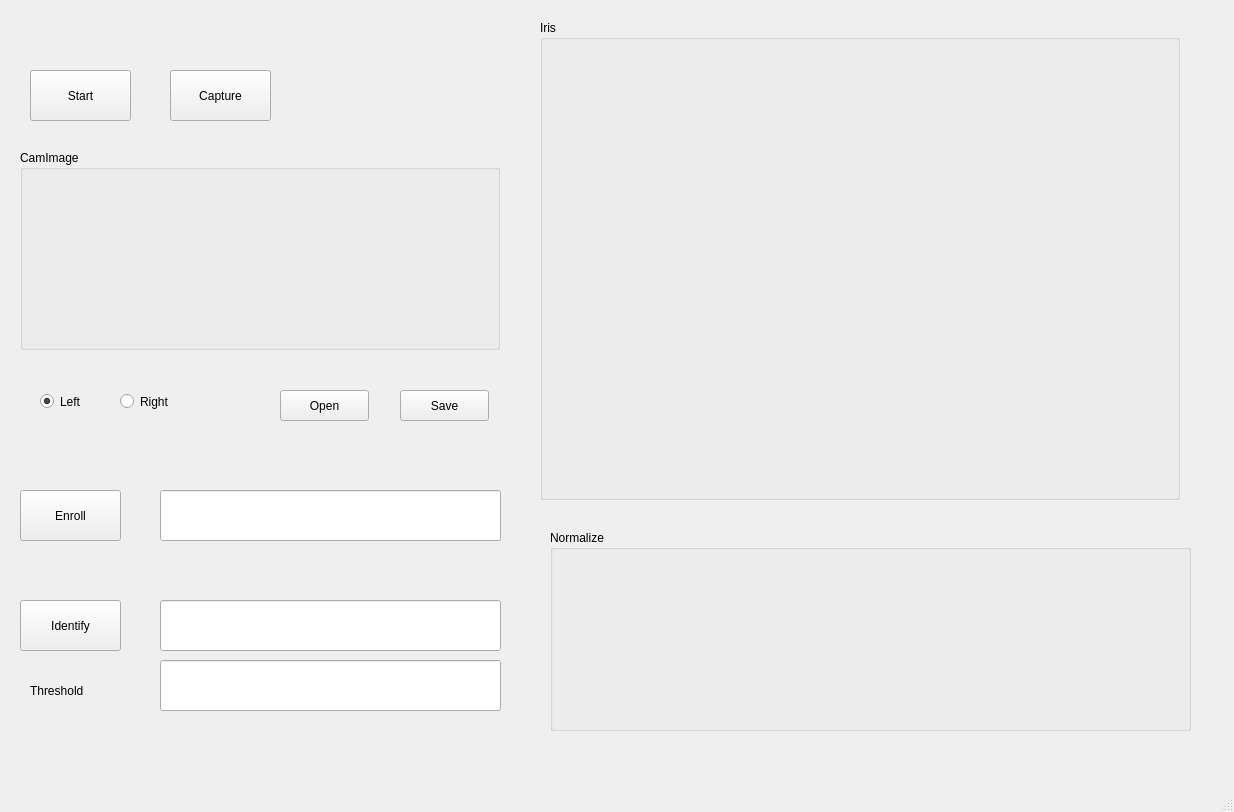
<?xml version="1.0" encoding="UTF-8"?>
<ui version="4.0">
 <class>MainWindow</class>
 <widget class="QMainWindow" name="MainWindow">
  <property name="geometry">
   <rect>
    <x>0</x>
    <y>0</y>
    <width>1234</width>
    <height>812</height>
   </rect>
  </property>
  <property name="windowTitle">
   <string>AlkaidTool</string>
  </property>
  <widget class="QWidget" name="centralwidget">
   <widget class="QPushButton" name="buttonStart">
    <property name="geometry">
     <rect>
      <x>30</x>
      <y>70</y>
      <width>101</width>
      <height>51</height>
     </rect>
    </property>
    <property name="text">
     <string>Start</string>
    </property>
   </widget>
   <widget class="QGroupBox" name="groupBox">
    <property name="geometry">
     <rect>
      <x>540</x>
      <y>20</y>
      <width>640</width>
      <height>480</height>
     </rect>
    </property>
    <property name="title">
     <string>Iris</string>
    </property>
    <widget class="QLabel" name="irisScreen">
     <property name="geometry">
      <rect>
       <x>0</x>
       <y>20</y>
       <width>640</width>
       <height>480</height>
      </rect>
     </property>
     <property name="palette">
      <palette>
       <active>
        <colorrole role="Base">
         <brush brushstyle="SolidPattern">
          <color alpha="255">
           <red>46</red>
           <green>52</green>
           <blue>54</blue>
          </color>
         </brush>
        </colorrole>
        <colorrole role="Window">
         <brush brushstyle="SolidPattern">
          <color alpha="255">
           <red>46</red>
           <green>52</green>
           <blue>54</blue>
          </color>
         </brush>
        </colorrole>
       </active>
       <inactive>
        <colorrole role="Base">
         <brush brushstyle="SolidPattern">
          <color alpha="255">
           <red>46</red>
           <green>52</green>
           <blue>54</blue>
          </color>
         </brush>
        </colorrole>
        <colorrole role="Window">
         <brush brushstyle="SolidPattern">
          <color alpha="255">
           <red>46</red>
           <green>52</green>
           <blue>54</blue>
          </color>
         </brush>
        </colorrole>
       </inactive>
       <disabled>
        <colorrole role="Base">
         <brush brushstyle="SolidPattern">
          <color alpha="255">
           <red>46</red>
           <green>52</green>
           <blue>54</blue>
          </color>
         </brush>
        </colorrole>
        <colorrole role="Window">
         <brush brushstyle="SolidPattern">
          <color alpha="255">
           <red>46</red>
           <green>52</green>
           <blue>54</blue>
          </color>
         </brush>
        </colorrole>
       </disabled>
      </palette>
     </property>
     <property name="text">
      <string/>
     </property>
    </widget>
   </widget>
   <widget class="QGroupBox" name="groupBox_2">
    <property name="geometry">
     <rect>
      <x>550</x>
      <y>530</y>
      <width>641</width>
      <height>201</height>
     </rect>
    </property>
    <property name="title">
     <string>Normalize</string>
    </property>
    <widget class="QLabel" name="normalizeScreen">
     <property name="geometry">
      <rect>
       <x>0</x>
       <y>20</y>
       <width>640</width>
       <height>250</height>
      </rect>
     </property>
     <property name="palette">
      <palette>
       <active>
        <colorrole role="Base">
         <brush brushstyle="SolidPattern">
          <color alpha="255">
           <red>46</red>
           <green>52</green>
           <blue>54</blue>
          </color>
         </brush>
        </colorrole>
        <colorrole role="Window">
         <brush brushstyle="SolidPattern">
          <color alpha="255">
           <red>46</red>
           <green>52</green>
           <blue>54</blue>
          </color>
         </brush>
        </colorrole>
       </active>
       <inactive>
        <colorrole role="Base">
         <brush brushstyle="SolidPattern">
          <color alpha="255">
           <red>46</red>
           <green>52</green>
           <blue>54</blue>
          </color>
         </brush>
        </colorrole>
        <colorrole role="Window">
         <brush brushstyle="SolidPattern">
          <color alpha="255">
           <red>46</red>
           <green>52</green>
           <blue>54</blue>
          </color>
         </brush>
        </colorrole>
       </inactive>
       <disabled>
        <colorrole role="Base">
         <brush brushstyle="SolidPattern">
          <color alpha="255">
           <red>46</red>
           <green>52</green>
           <blue>54</blue>
          </color>
         </brush>
        </colorrole>
        <colorrole role="Window">
         <brush brushstyle="SolidPattern">
          <color alpha="255">
           <red>46</red>
           <green>52</green>
           <blue>54</blue>
          </color>
         </brush>
        </colorrole>
       </disabled>
      </palette>
     </property>
     <property name="text">
      <string/>
     </property>
    </widget>
   </widget>
   <widget class="QGroupBox" name="groupBox_3">
    <property name="geometry">
     <rect>
      <x>20</x>
      <y>150</y>
      <width>480</width>
      <height>200</height>
     </rect>
    </property>
    <property name="title">
     <string>CamImage</string>
    </property>
    <widget class="QLabel" name="camScreen">
     <property name="geometry">
      <rect>
       <x>0</x>
       <y>20</y>
       <width>480</width>
       <height>180</height>
      </rect>
     </property>
     <property name="palette">
      <palette>
       <active>
        <colorrole role="Base">
         <brush brushstyle="SolidPattern">
          <color alpha="255">
           <red>46</red>
           <green>52</green>
           <blue>54</blue>
          </color>
         </brush>
        </colorrole>
        <colorrole role="Window">
         <brush brushstyle="SolidPattern">
          <color alpha="255">
           <red>46</red>
           <green>52</green>
           <blue>54</blue>
          </color>
         </brush>
        </colorrole>
       </active>
       <inactive>
        <colorrole role="Base">
         <brush brushstyle="SolidPattern">
          <color alpha="255">
           <red>46</red>
           <green>52</green>
           <blue>54</blue>
          </color>
         </brush>
        </colorrole>
        <colorrole role="Window">
         <brush brushstyle="SolidPattern">
          <color alpha="255">
           <red>46</red>
           <green>52</green>
           <blue>54</blue>
          </color>
         </brush>
        </colorrole>
       </inactive>
       <disabled>
        <colorrole role="Base">
         <brush brushstyle="SolidPattern">
          <color alpha="255">
           <red>46</red>
           <green>52</green>
           <blue>54</blue>
          </color>
         </brush>
        </colorrole>
        <colorrole role="Window">
         <brush brushstyle="SolidPattern">
          <color alpha="255">
           <red>46</red>
           <green>52</green>
           <blue>54</blue>
          </color>
         </brush>
        </colorrole>
       </disabled>
      </palette>
     </property>
     <property name="text">
      <string/>
     </property>
    </widget>
   </widget>
   <widget class="QPushButton" name="buttonEnroll">
    <property name="geometry">
     <rect>
      <x>20</x>
      <y>490</y>
      <width>101</width>
      <height>51</height>
     </rect>
    </property>
    <property name="text">
     <string>Enroll</string>
    </property>
   </widget>
   <widget class="QPushButton" name="buttonStop">
    <property name="geometry">
     <rect>
      <x>170</x>
      <y>70</y>
      <width>101</width>
      <height>51</height>
     </rect>
    </property>
    <property name="text">
     <string>Capture</string>
    </property>
   </widget>
   <widget class="QLabel" name="label">
    <property name="geometry">
     <rect>
      <x>20</x>
      <y>10</y>
      <width>101</width>
      <height>41</height>
     </rect>
    </property>
    <property name="text">
     <string/>
    </property>
    <property name="pixmap">
     <pixmap>j2c.png</pixmap>
    </property>
    <property name="scaledContents">
     <bool>true</bool>
    </property>
   </widget>
   <widget class="QPushButton" name="buttonIdentify">
    <property name="geometry">
     <rect>
      <x>20</x>
      <y>600</y>
      <width>101</width>
      <height>51</height>
     </rect>
    </property>
    <property name="text">
     <string>Identify</string>
    </property>
   </widget>
   <widget class="QLineEdit" name="lineEdit">
    <property name="geometry">
     <rect>
      <x>160</x>
      <y>490</y>
      <width>341</width>
      <height>51</height>
     </rect>
    </property>
   </widget>
   <widget class="QLineEdit" name="lineEdit_2">
    <property name="geometry">
     <rect>
      <x>160</x>
      <y>600</y>
      <width>341</width>
      <height>51</height>
     </rect>
    </property>
   </widget>
   <widget class="QLineEdit" name="lineEdit_3">
    <property name="geometry">
     <rect>
      <x>160</x>
      <y>660</y>
      <width>341</width>
      <height>51</height>
     </rect>
    </property>
   </widget>
   <widget class="QLabel" name="label_2">
    <property name="geometry">
     <rect>
      <x>30</x>
      <y>680</y>
      <width>91</width>
      <height>21</height>
     </rect>
    </property>
    <property name="text">
     <string>Threshold</string>
    </property>
   </widget>
   <widget class="QPushButton" name="buttonOpen">
    <property name="geometry">
     <rect>
      <x>280</x>
      <y>390</y>
      <width>89</width>
      <height>31</height>
     </rect>
    </property>
    <property name="text">
     <string>Open</string>
    </property>
   </widget>
   <widget class="QPushButton" name="buttonSave">
    <property name="geometry">
     <rect>
      <x>400</x>
      <y>390</y>
      <width>89</width>
      <height>31</height>
     </rect>
    </property>
    <property name="text">
     <string>Save</string>
    </property>
   </widget>
   <widget class="QRadioButton" name="buttonLeft">
    <property name="geometry">
     <rect>
      <x>40</x>
      <y>390</y>
      <width>112</width>
      <height>23</height>
     </rect>
    </property>
    <property name="text">
     <string>Left</string>
    </property>
    <property name="checked">
     <bool>true</bool>
    </property>
   </widget>
   <widget class="QRadioButton" name="buttonRight">
    <property name="geometry">
     <rect>
      <x>120</x>
      <y>390</y>
      <width>112</width>
      <height>23</height>
     </rect>
    </property>
    <property name="text">
     <string>Right</string>
    </property>
   </widget>
  </widget>
  <widget class="QMenuBar" name="menubar">
   <property name="geometry">
    <rect>
     <x>0</x>
     <y>0</y>
     <width>1234</width>
     <height>28</height>
    </rect>
   </property>
  </widget>
  <widget class="QStatusBar" name="statusbar"/>
 </widget>
 <resources/>
 <connections/>
</ui>
